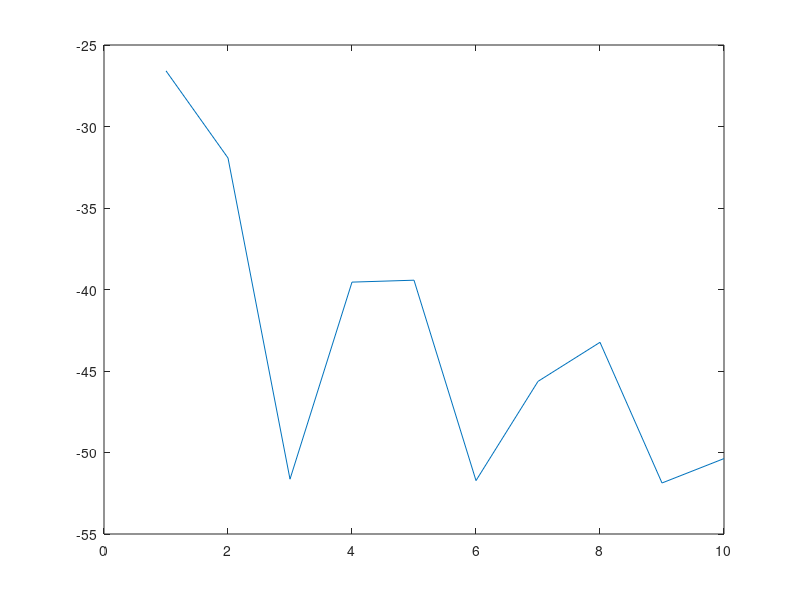

MATLAB code for this plot: (Note: this script raises an error after producing the figure.)

clear;

R=0.1;
c=3.0e+8;

ii=0;
l_ka=0:1:10;
l_NIs=zeros(size(l_ka));
frequency_G=zeros(size(l_ka));
for ka=l_ka
    ii=ii+1;
    k=ka/R;
    lambda=2*pi/k;
    frequency_G(ii)=c/lambda/10^9;
    
    allsum=pi*R*1.0i/k*(1-exp(1.0i*2*k*R));
%     allsum=sin(k*R);
    NIs=(abs(allsum))^2/4*pi;
    l_NIs(ii)=10*log10(NIs);
   
end
plot(l_ka,l_NIs,'-')

 
 grid_size=0.0025;
fileformat='gridpro';
% fileformat='catia';
child_dirname='sphere-r-0.1';

QRCS_program_path=''; 
ISIGHT_output_path='model';

addpath(QRCS_program_path);
if( ~isa(child_dirname,'string')||~isa(child_dirname,'char') )
    my_str=num2str(child_dirname);
end

if(~exist('grid_size','var'))
    dat_filename=strcat(ISIGHT_output_path,'\',my_str,'\',my_str,'.dat');
else
    if(strcmp(fileformat,'gridpro'))
        dat_filename=strcat(ISIGHT_output_path,'\',my_str,'\',my_str,'-grid-',num2str(grid_size),'-gridpro','.dat');
    else
        dat_filename=strcat(ISIGHT_output_path,'\',my_str,'\',my_str,'-grid-',num2str(grid_size),'.dat')
    end
end

step=0.5;
theta_begin=0;
theta_end=0;
phi_begin=0;
phi_end=0;
l_G=calculate_3D(dat_filename,frequency_G,step,...
     theta_begin,theta_end,phi_begin,phi_end,fileformat,0);

l_G=10*log10(l_G);
plot(l_ka,l_NIs,'-')
hold on;
plot(l_ka,l_G,'-')
hold on;
plot(l_ka,l_NIs-l_G,'-')
xlabel('ka');
ylabel('(dB/m^2)');  
legend('NIs','G','NIs/G','Location','northeast')












